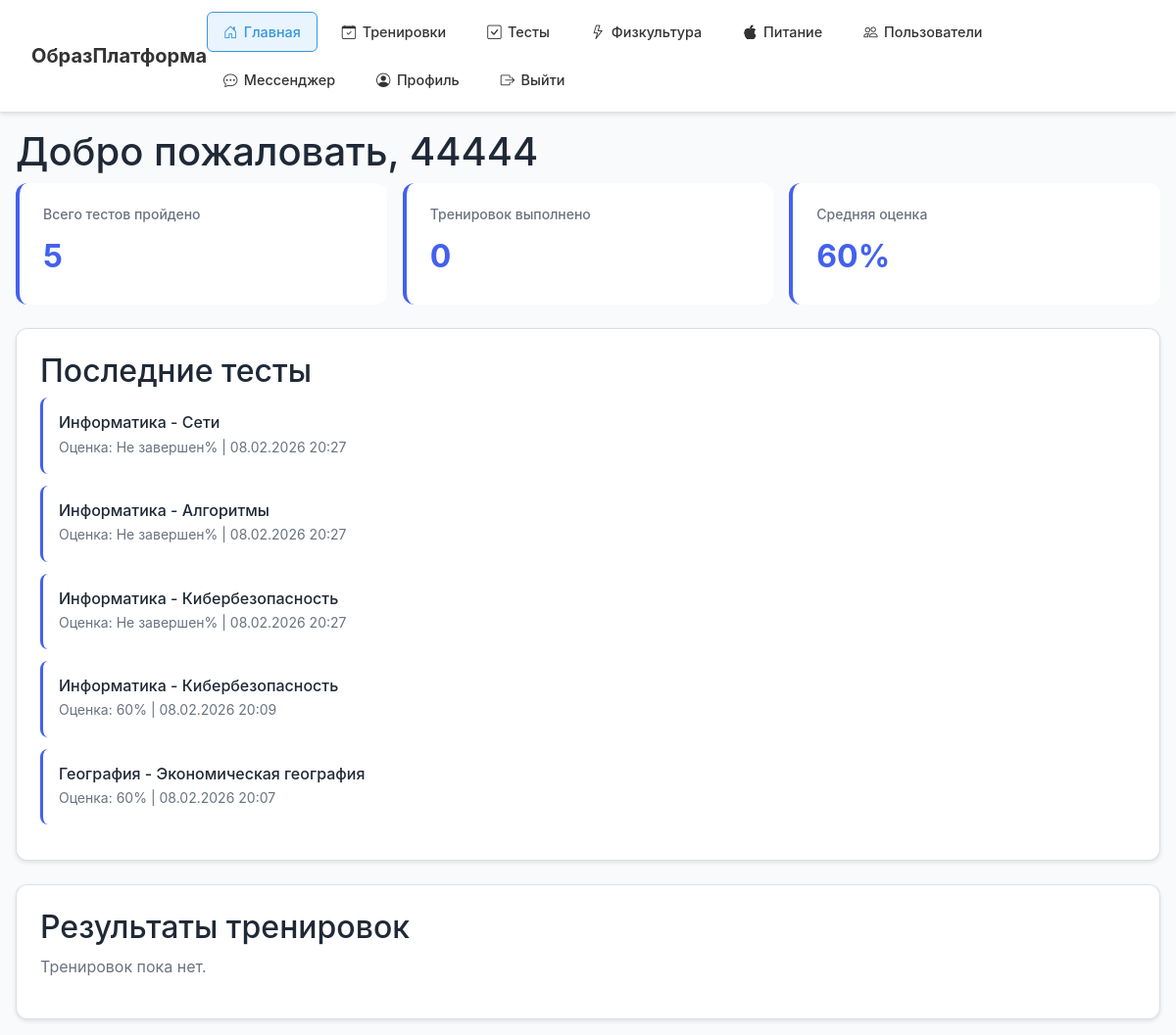
The app's page / (signed in) with its own data.
### models.py (models this page shows)
class User(UserMixin, db.Model):
    id = db.Column(db.Integer, primary_key=True)
    username = db.Column(db.String(80), unique=True, nullable=False)
    nickname = db.Column(db.String(80), unique=True, nullable=True)
    email = db.Column(db.String(120), unique=True, nullable=False)
    password = db.Column(db.String(200), nullable=False)
    role = db.Column(db.String(20), nullable=False, default='student')
    is_approved = db.Column(db.Boolean, default=True)  # Учителя и повара ждут одобрения
    is_banned = db.Column(db.Boolean, default=False)
    mentor_id = db.Column(db.Integer, db.ForeignKey('user.id'))
    created_at = db.Column(db.DateTime, default=datetime.utcnow)
    mentor = db.relationship(
        'User',
        remote_side=[id],
        backref=db.backref('assigned_students', lazy='dynamic'),
        foreign_keys=[mentor_id],
        post_update=True
    )
    def is_teacher(self):
        return self.role == 'teacher'
    def is_student(self):
        return self.role == 'student'
    def is_cook(self):
        return self.role == 'cook'
    def is_admin(self):
        return self.role == 'admin'
    test_results = db.relationship('TestResult', backref='user', lazy=True)
    pe_results = db.relationship('PhysicalEducationResult', backref='user', lazy=True)
    homeworks = db.relationship('Homework', backref='user', lazy=True)
    training_programs = db.relationship('TrainingProgram', backref='user', lazy=True)
    nutrition_diaries = db.relationship('NutritionDiary', backref='user', lazy=True)
    sent_messages = db.relationship('Message', foreign_keys='Message.sender_id', backref='sender', lazy=True)
    received_messages = db.relationship('Message', foreign_keys='Message.receiver_id', backref='receiver', lazy=True)

class TestResult(db.Model):
    id = db.Column(db.Integer, primary_key=True)
    user_id = db.Column(db.Integer, db.ForeignKey('user.id'), nullable=False)
    subject = db.Column(db.String(100), nullable=False)
    topic = db.Column(db.String(200), nullable=False)
    test_content = db.Column(db.Text, nullable=False)
    score = db.Column(db.Integer)
    created_at = db.Column(db.DateTime, default=datetime.utcnow)

### app.py (the view)
@app.route('/')
@login_required
def dashboard():
    tests = TestResult.query.filter_by(user_id=current_user.id).order_by(TestResult.created_at.desc()).limit(10).all()
    pe_results = PhysicalEducationResult.query.filter_by(user_id=current_user.id).order_by(PhysicalEducationResult.created_at.desc()).limit(10).all()
    return render_template('dashboard.html', tests=tests, pe_results=pe_results)

### app.py (called while the page is built)
@login_manager.user_loader
def load_user(user_id):
    return User.query.get(int(user_id))

### templates/dashboard.html (shortened to what this page needs)
{% extends "base.html" %}
{% block content %}
<h1>Добро пожаловать, {{ current_user.username }}</h1>
{% if current_user.is_student() %}
<div class="stats-grid">
    <div class="stat-card">
        <h3>Всего тестов пройдено</h3>
        <div class="value">{{ tests|length }}</div>
    </div>
    <div class="stat-card">
        <h3>Тренировок выполнено</h3>
        <div class="value">{{ pe_results|length }}</div>
    </div>
    <div class="stat-card">
        <h3>Средняя оценка</h3>
        <div class="value">
            {% set scores = tests|selectattr('score', 'number')|map(attribute='score')|list %}
            {% if scores %}
                {{ (scores|sum / scores|length)|round|int }}%
            {% else %}
                -
            {% endif %}
        </div>
    </div>
</div>
<div class="card">
    <h2>Последние тесты</h2>
    {% if tests %}
        {% for test in tests %}
        <div class="list-item">
            <h4>{{ test.subject }} - {{ test.topic }}</h4>
            <div class="meta">
                Оценка: {{ test.score if test.score else 'Не завершен' }}% |
                {{ test.created_at.strftime('%d.%m.%Y %H:%M') }}
            </div>
        </div>
        {% endfor %}
    {% else %}
        <p style="color: var(--text-light);">Тестов пока нет. Начните с создания нового теста.</p>
    {% endif %}
</div>
<div class="card" style="margin-top: 1.5rem;">
    <h2>Результаты тренировок</h2>
    {% if pe_results %}
        {% for pe in pe_results %}
        <div class="list-item">
            <h4>{{ pe.exercise_type }}</h4>
            <div class="meta">
                Повторений: {{ pe.repetitions }} |
                Оценка: {{ pe.score }}% |
                {{ pe.created_at.strftime('%d.%m.%Y %H:%M') }}
            </div>
        </div>
        {% endfor %}
    {% else %}
        <p style="color: var(--text-light);">Тренировок пока нет.</p>
    {% endif %}
</div>
{% endif %}
{% endblock %}

### static/css/style.css (style rules this page uses)
:root { --primary: #4361ee; --primary-dark: #3730a3; --success: #10b981; --danger: #ef4444; --text: #1f2937; --text-light: #6b7280; --bg: #f9fafb; --white: #ffffff; --border: #e5e7eb; }
* { margin: 0; padding: 0; box-sizing: border-box; }
body { font-family: -apple-system, BlinkMacSystemFont, 'Segoe UI', sans-serif; background: var(--bg); color: var(--text); line-height: 1.6; }
.card { background: var(--white); border-radius: 12px; padding: 1.5rem; box-shadow: 0 1px 3px rgba(0,0,0,0.1); margin-bottom: 1rem; }
.stats-grid { display: grid; grid-template-columns: repeat(auto-fit, minmax(250px, 1fr)); gap: 1rem; margin-bottom: 1.5rem; }
.stat-card { background: var(--white); padding: 1.5rem; border-radius: 12px; border-left: 4px solid var(--primary); }
.stat-card h3 { font-size: 0.875rem; color: var(--text-light); margin-bottom: 0.5rem; }
.stat-card .value { font-size: 2rem; font-weight: 700; color: var(--primary); }
.list-item { background: var(--white); padding: 1rem; border-radius: 8px; margin-bottom: 0.75rem; border-left: 3px solid var(--primary); }
.list-item h4 { margin-bottom: 0.25rem; font-size: 1rem; }
.list-item .meta { font-size: 0.875rem; color: var(--text-light); }

### static/css/sections.css (style rules this page uses)
.card { box-shadow: 0 2px 4px rgba(0, 0, 0, 0.1); transition: transform 0.2s; }

### records on screen
User: username "44444"
TestResult: subject "Информатика", topic "Сети", score "Не завершен", created_at "08.02.2026 20:27"
TestResult: subject "Информатика", topic "Алгоритмы", score "Не завершен", created_at "08.02.2026 20:27"
TestResult: subject "Информатика", topic "Кибербезопасность", score "Не завершен", created_at "08.02.2026 20:27"
TestResult: subject "Информатика", topic "Кибербезопасность", score "60", created_at "08.02.2026 20:09"
TestResult: subject "География", topic "Экономическая география", score "60", created_at "08.02.2026 20:07"

### other values on screen
{{ tests|length }} "5"
{{ pe_results|length }} "0"
{{ (scores|sum / scores|length)|round|int }} "60"
